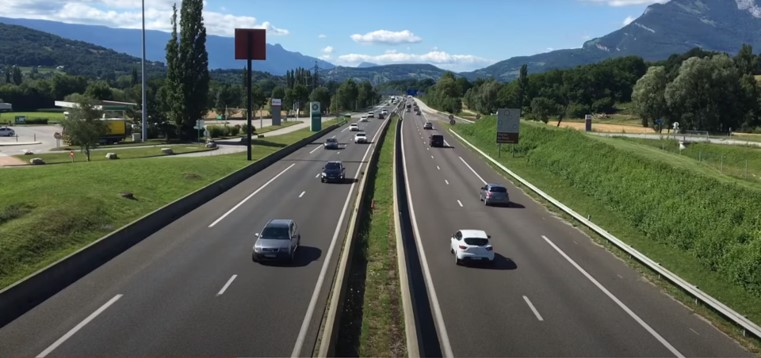
#> input picture DATA/Frame1.jpg, 761 x 358 px, found by its file name
$ jupyter execute Optical_Flow_Using_Horn_and_Schunck_Method.ipynb   (shell and % lines are left out)
#> lines starting #> are read from the running program, lines starting #| are printed output that depends on the picture
<a href="https://colab.research.google.com/github/maticvl/dataHacker/blob/master/OPENCV_PROJECTS/Optical_Flow_Using_Horn_and_Schunck_Method.ipynb" target="_parent"></a>

[cell 1]
import cv2
import numpy as np
import matplotlib.pyplot as plt
from google.colab.patches import cv2_imshow

[cell 2]
h,w = 256,256
gray_1 = np.zeros((w,h),dtype = np.uint8)
gray_2 = np.zeros((w,h),dtype = np.uint8)

[cell 3]
for i in range(256):
    for j in range(256):
        gray_1[i,j] = i//2+j//2
        gray_2[i,j] = i//2+j//2

[cell 4]
dx = 0
dy = 2
mask = np.ones((30,30),dtype = np.uint8)*200
gray_1[20:50,20:50] = mask
gray_2[20+dy:50+dy, 20+dx:50+dx] = mask
diff = cv2.subtract(gray_2, gray_1)

[cell 5]
cv2_imshow(gray_1)

[cell 6]
cv2_imshow(gray_2)
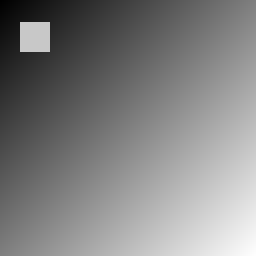
#> shown: shape (256, 256); min 0, max 254, mean 129.3

[cell 7]
cv2_imshow(diff)
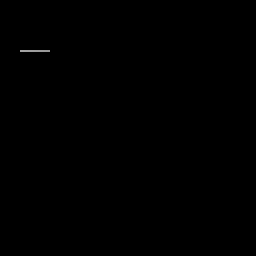
#> shown: shape (256, 256); min 0, max 165, mean 0.1

[cell 8]
print(diff)

[cell 9]
flow = cv2.calcOpticalFlowFarneback(gray_1, gray_2, None, 0.5, 3, 39,  10,  11,  1.5,cv2.OPTFLOW_FARNEBACK_GAUSSIAN)

[cell 10]
index = (np.abs(flow) > 100)
flow[index] = 0
index = (np.abs(flow)) < 0.001
flow[index] = 0
index_interesting = np.abs(flow) > 0.1

[cell 11]
#flow along y axis - v
plt.imshow(flow[:,:,1], cmap = 'gray')

[cell 12]
#flow along y axis - v
plt.imshow(flow[:,:,1], cmap = 'gray')

[cell 13]
flow_hist = flow[index_interesting]
plt.hist(flow_hist.reshape(-1,1), bins = 50)
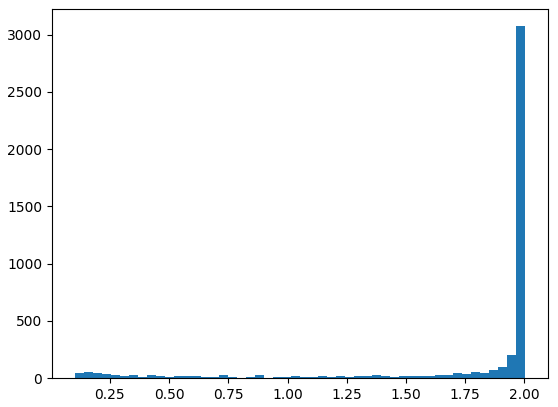
#> figure drawn by matplotlib, 1 panel; tallest bar 3073 high, from x = 1.97 to 2

[cell 14]
hsv = np.zeros( (256,256,3), dtype = np.uint8)
hsv[...,1] = 255
mag, ang = cv2.cartToPolar(flow[...,0], flow[...,1])
hsv[...,0] = ang*180/np.pi/2
hsv[...,2] = cv2.normalize(mag,None,0,255,cv2.NORM_MINMAX)
rgb = cv2.cvtColor(hsv,cv2.COLOR_HSV2BGR)
plt.imshow(rgb)

[cell 15]
img1 = cv2.imread('Frame1.jpg')
#> img1 is the input picture: shape (358, 761, 3); mean B, G, R 91, 97.9, 88.2
img1 = cv2.cvtColor(img1,cv2.COLOR_BGR2RGB)
img2= cv2.imread('Frame2.jpg')
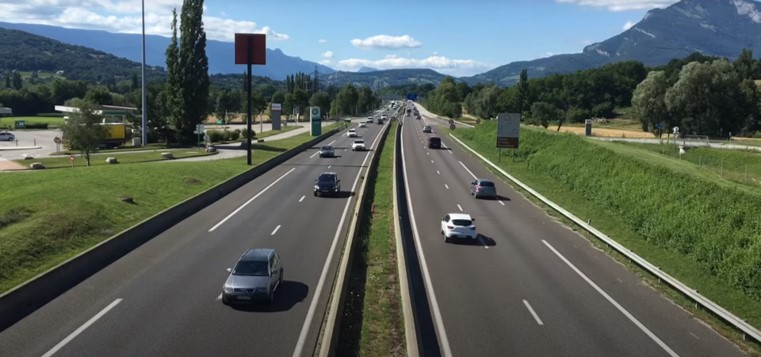
#> input picture DATA/Frame2.jpg, 761 x 357 px, found by its file name
#> img2 is the input picture: shape (357, 761, 3); mean B, G, R 93.1, 99.5, 89.3
img2 = cv2.cvtColor(img2,cv2.COLOR_BGR2RGB)

[cell 16]
img1.shape
#> Out = (358, 761, 3)

[cell 17]
img2.shape
#> Out = (357, 761, 3)

[cell 18]
img1 = cv2.resize(img1, (640, 320))
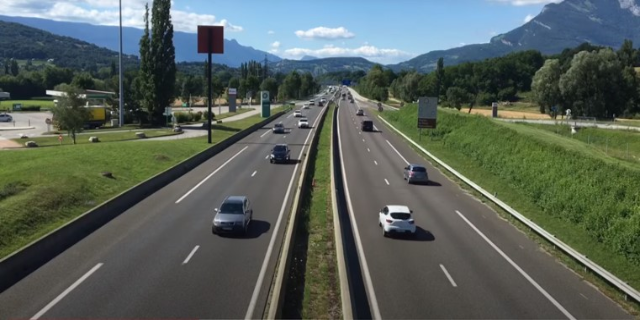
#> img1: shape (320, 640, 3); mean R, G, B 88.1, 97.8, 90.9
img2 = cv2.resize(img2, (640, 320))
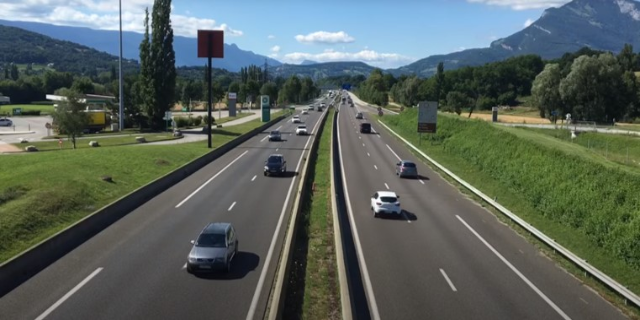
#> img2: shape (320, 640, 3); mean R, G, B 89.1, 99.3, 93
M = np.zeros((2,3), dtype = np.float32)

[cell 19]
plt.imshow(img1)

[cell 20]
plt.imshow(img2)

[cell 21]
gray1 = cv2.cvtColor(img1, cv2.COLOR_BGR2GRAY)
gray2 = cv2.cvtColor(img2, cv2.COLOR_BGR2GRAY)
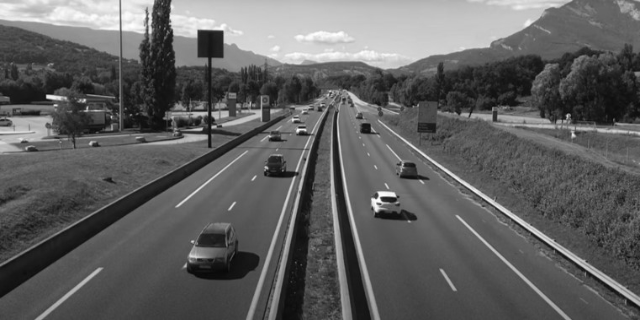
#> gray2: shape (320, 640); min 7, max 255, mean 96.3
plt.imshow(gray1, cmap = 'gray')
plt.imshow(gray2, cmap = 'gray')
gray_diff = cv2.subtract(gray1, gray2)
plt.imshow(gray_diff, cmap = 'gray')

[cell 22]
flow = cv2.calcOpticalFlowFarneback(gray1, gray2, None, 0.5, 5, 15,  3,  5,  1.2, 0)

[cell 23]
hsv = np.zeros( (320,640,3), dtype = np.uint8)
hsv[...,1] = 255
mag, ang = cv2.cartToPolar(flow[...,0], flow[...,1])
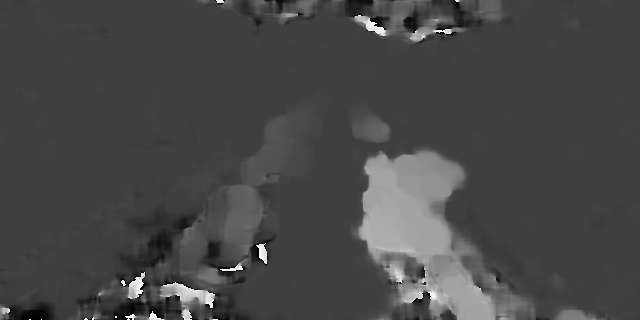
#> ang: shape (320, 640) float32; min 0.000494, max 6.28, mean 1.78; drawn with min black and max white
hsv[...,0] = ang*180/np.pi/2
hsv[...,2] = cv2.normalize(mag,None,0,255,cv2.NORM_MINMAX)
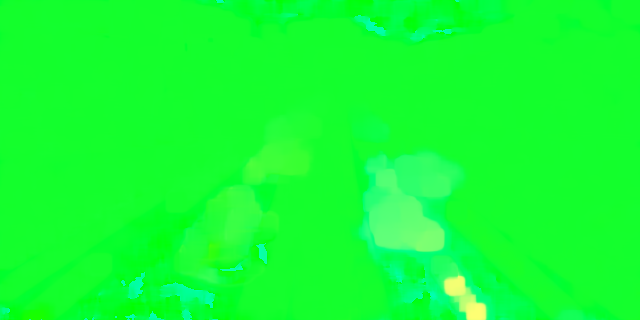
#> hsv: shape (320, 640, 3); mean of channels 0, 1, 2 50.4, 255, 19.8; drawn as B, G, R
rgb = cv2.cvtColor(hsv,cv2.COLOR_HSV2BGR)
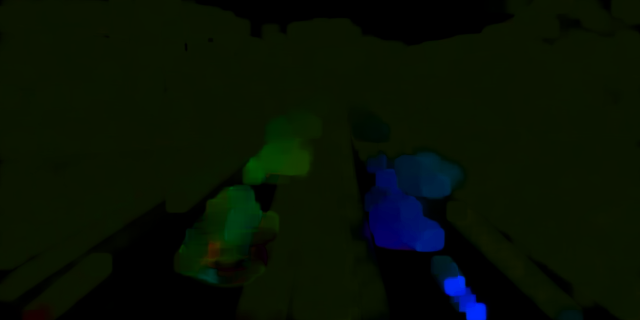
#> rgb: shape (320, 640, 3); mean B, G, R 3.8, 16.9, 7.3
plt.imshow(rgb)
